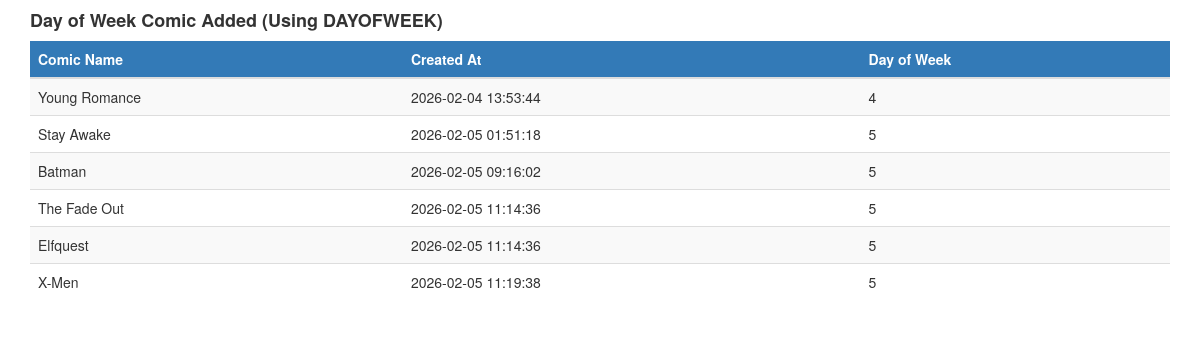
Screenshot of /date_functions/dayofweek_output.php with the database file from the repository.
### tables this page shows
CREATE TABLE `comic` (
  `comic_id` int(11) NOT NULL,
  `genre_id` int(11) NOT NULL,
  `comic_title` varchar(100) NOT NULL,
  `comic_description` text DEFAULT NULL,
  `comic_stock` int(11) NOT NULL,
  `comic_price` decimal(6,2) NOT NULL,
  `created_at` timestamp NOT NULL DEFAULT current_timestamp()
);

### date_functions/dayofweek_output.php (the view, shortened to what this page needs)
<!DOCTYPE html>
<html lang="en">
<head>
    <link rel="stylesheet" href="https://maxcdn.bootstrapcdn.com/bootstrap/3.4.1/css/bootstrap.min.css">
</head>
<body>
<div class="container mt-4">
    <h4 class="mb-3"><b>Day of Week Comic Added (Using DAYOFWEEK)</b></h4>
    <div class="table-responsive">
        <table class="table table-striped">
            <thead>
                <tr class="bg-primary">
                    <th>Comic Name</th>
                    <th>Created At</th>
                    <th>Day of Week</th>
                </tr>
            </thead>
            <tbody>
                <?php
                include '../dbconn.php';
                $sql = "SELECT comic_title, created_at, DAYOFWEEK(created_at) AS day_of_week FROM comic";
                $result = mysqli_query($conn, $sql);
                if ($result && mysqli_num_rows($result) > 0) {
                    while ($row = mysqli_fetch_assoc($result)) {
                        echo "<tr>";
                        echo "<td>".$row['comic_title']."</td>";
                        echo "<td>".$row['created_at']."</td>";
                        echo "<td>".$row['day_of_week']."</td>";
                        echo "</tr>";
                    }
                } else {
                    echo "<tr><td colspan='3' class='text-center'>No comics available</td></tr>";
                }
                ?>
            </tbody>
        </table>
    </div>
</div>
</body>
</html>

### rows the page displays
comic: comic_title "Young Romance", created_at "2026-02-04 13:53:44", day_of_week "4"
comic: comic_title "Stay Awake", created_at "2026-02-05 01:51:18", day_of_week "5"
comic: comic_title "Batman", created_at "2026-02-05 09:16:02", day_of_week "5"
comic: comic_title "The Fade Out", created_at "2026-02-05 11:14:36", day_of_week "5"
comic: comic_title "Elfquest", created_at "2026-02-05 11:14:36", day_of_week "5"
comic: comic_title "X-Men", created_at "2026-02-05 11:19:38", day_of_week "5"
